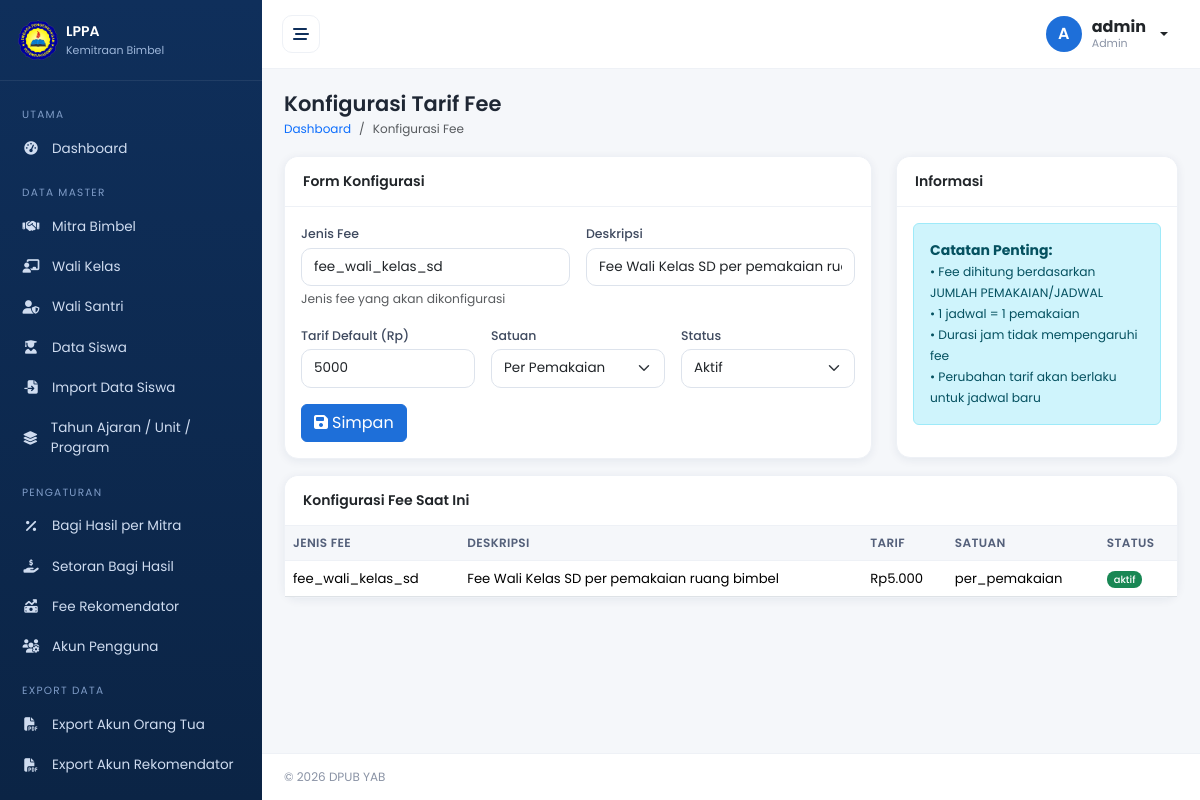
/admin/config-fee.php (signed in), run on the app's committed database.
### tables this page shows
CREATE TABLE `config_fee_settings` (
  `id` int(11) NOT NULL,
  `jenis_fee` varchar(50) NOT NULL,
  `deskripsi` text DEFAULT NULL,
  `tarif_default` decimal(10,0) NOT NULL DEFAULT 5000,
  `satuan` varchar(20) NOT NULL DEFAULT 'per_pemakaian',
  `status` enum('aktif','nonaktif') NOT NULL DEFAULT 'aktif',
  `created_at` timestamp NOT NULL DEFAULT current_timestamp(),
  `updated_at` timestamp NOT NULL DEFAULT current_timestamp() ON UPDATE current_timestamp()
);

### config/database.php (called while the page is built, shortened)
<?php
function db(): PDO {
    static $pdo = null;
    if ($pdo === null) {
        $dsn = 'mysql:host=' . DB_HOST . ';dbname=' . DB_NAME . ';charset=' . DB_CHARSET;
        try {
            $pdo = new PDO($dsn, DB_USER, DB_PASS, [
                PDO::ATTR_ERRMODE            => PDO::ERRMODE_EXCEPTION,
                PDO::ATTR_DEFAULT_FETCH_MODE => PDO::FETCH_ASSOC,
                PDO::ATTR_EMULATE_PREPARES   => false,
            ]);
        } catch (PDOException $e) {
            die('Koneksi database gagal: ' . htmlspecialchars($e->getMessage()));
        }
    }
    return $pdo;
}

### includes/functions.php (called while the page is built, shortened)
<?php
function e($v): string { return htmlspecialchars((string)$v, ENT_QUOTES, 'UTF-8'); }

### admin/config-fee.php (the view, shortened to what this page needs)
<?php
$config = db()->query("SELECT * FROM config_fee_settings")->fetchAll();
include __DIR__ . '/../includes/header.php';
?>
<div class="row">
  <div class="col-lg-8">
    <div class="card mb-3">
      <div class="card-header">Form Konfigurasi</div>
      <div class="card-body">
        <form method="post">
          <div class="row g-3">
            <div class="col-md-6">
              <label class="form-label">Jenis Fee</label>
              <input type="text" name="jenis_fee" class="form-control" value="fee_wali_kelas_sd" readonly>
              <div class="form-text">Jenis fee yang akan dikonfigurasi</div>
            </div>
            <div class="col-md-6">
              <label class="form-label">Deskripsi</label>
              <input type="text" name="deskripsi" class="form-control" value="Fee Wali Kelas SD per pemakaian ruang bimbel">
            </div>
            <div class="col-md-4">
              <label class="form-label">Tarif Default (Rp)</label>
              <input type="number" name="tarif_default" class="form-control" step="100" min="0"
                     value="<?= $config[0]['tarif_default'] ?? 5000 ?>">
            </div>
            <div class="col-md-4">
              <label class="form-label">Satuan</label>
              <select name="satuan" class="form-select">
                <option value="per_pemakaian" selected>Per Pemakaian</option>
              </select>
            </div>
            <div class="col-md-4">
              <label class="form-label">Status</label>
              <select name="status" class="form-select">
                <option value="aktif" selected>Aktif</option>
              </select>
            </div>
            <div class="col-12">
              <button class="btn btn-primary"><i class="fa-solid fa-floppy-disk me-1"></i>Simpan</button>
            </div>
          </div>
        </form>
      </div>
    </div>
  </div>
  <div class="col-lg-4">
    <div class="card">
      <div class="card-header">Informasi</div>
      <div class="card-body">
        <div class="alert alert-info">
          <strong>Catatan Penting:</strong><br>
          <small>
            • Fee dihitung berdasarkan JUMLAH PEMAKAIAN/JADWAL<br>
            • 1 jadwal = 1 pemakaian<br>
            • Durasi jam tidak mempengaruhi fee<br>
            • Perubahan tarif akan berlaku untuk jadwal baru
          </small>
        </div>
      </div>
    </div>
  </div>
</div>
<div class="card">
  <div class="card-header">Konfigurasi Fee Saat Ini</div>
  <div class="card-body p-0">
    <table class="table table-hover mb-0">
      <thead><tr><th>Jenis Fee</th><th>Deskripsi</th><th>Tarif</th><th>Satuan</th><th>Status</th></tr></thead>
      <tbody>
        <?php foreach ($config as $c): ?>
        <tr>
          <td><?= e($c['jenis_fee']) ?></td>
          <td><?= e($c['deskripsi']) ?></td>
          <td>Rp<?= number_format($c['tarif_default'], 0, ',', '.') ?></td>
          <td><?= e($c['satuan']) ?></td>
          <td><span class="badge bg-<?= $c['status'] === 'aktif' ? 'success' : 'secondary' ?>"><?= e($c['status']) ?></span></td>
        </tr>
        <?php endforeach; ?>
      </tbody>
    </table>
  </div>
</div>
<?php include __DIR__ . '/../includes/footer.php'; ?>

### assets/css/style.css (style rules this page uses)
:root { --navy:#0f2f5b; --navy-700:#14406f; --blue:#1e6fd9; --blue-100:#e8f1fd; --gray-50:#f5f7fa; --gray-100:#eef1f6; --gray-400:#8a93a5; --text:#1f2734; --green:#16a34a; --amber:#d97706; --red:#dc2626; --radius:14px; --shadow:0 2px 10px rgba(15,47,91,.07); --sidebar-w:262px; }
* { box-sizing:border-box }
html,body { overflow-x:hidden }
body { margin:0;font-family:'Poppins',system-ui,sans-serif;background:var(--gray-50);color:var(--text);font-size:14px }
.card { border:1px solid var(--gray-100);border-radius:var(--radius);box-shadow:var(--shadow) }
.card-header { background:#fff;border-bottom:1px solid var(--gray-100);font-weight:600;border-radius:var(--radius) var(--radius) 0 0!important;padding:14px 18px }
.table { font-size:13.2px;margin:0 }
.table>thead th { background:var(--gray-50);color:#54607a;font-weight:600;font-size:12px;text-transform:uppercase;letter-spacing:.03em;white-space:nowrap;border-bottom:1px solid var(--gray-100) }
.table>tbody td { vertical-align:middle }
.badge { font-weight:500;padding:.4em .7em;border-radius:8px }
.btn-primary { background:var(--blue);border-color:var(--blue) }
.form-label { font-size:12.5px;font-weight:500;color:#3f4a5f;margin-bottom:4px }
.form-control,.form-select { border-radius:10px;border-color:#dde3ec;font-size:13.5px;padding:.5rem .75rem }

### data on the page
config_fee_settings: tarif_default "5000", jenis_fee "fee_wali_kelas_sd", deskripsi "Fee Wali Kelas SD per pemakaian ruang bimbel", tarif_default "5.000", satuan "per_pemakaian", status "aktif"

### other printed values
substr(user()['nama'] ?? 'U', 0, 1) "A"
user()['nama'] "admin"
str_replace('_', ' ', ucfirst(role())) "Admin"
$PAGE_TITLE "Konfigurasi Tarif Fee"
$b['label'] "Dashboard"
$b['label'] "Konfigurasi Fee"
COPYRIGHT_HOLDER "DPUB YAB"
